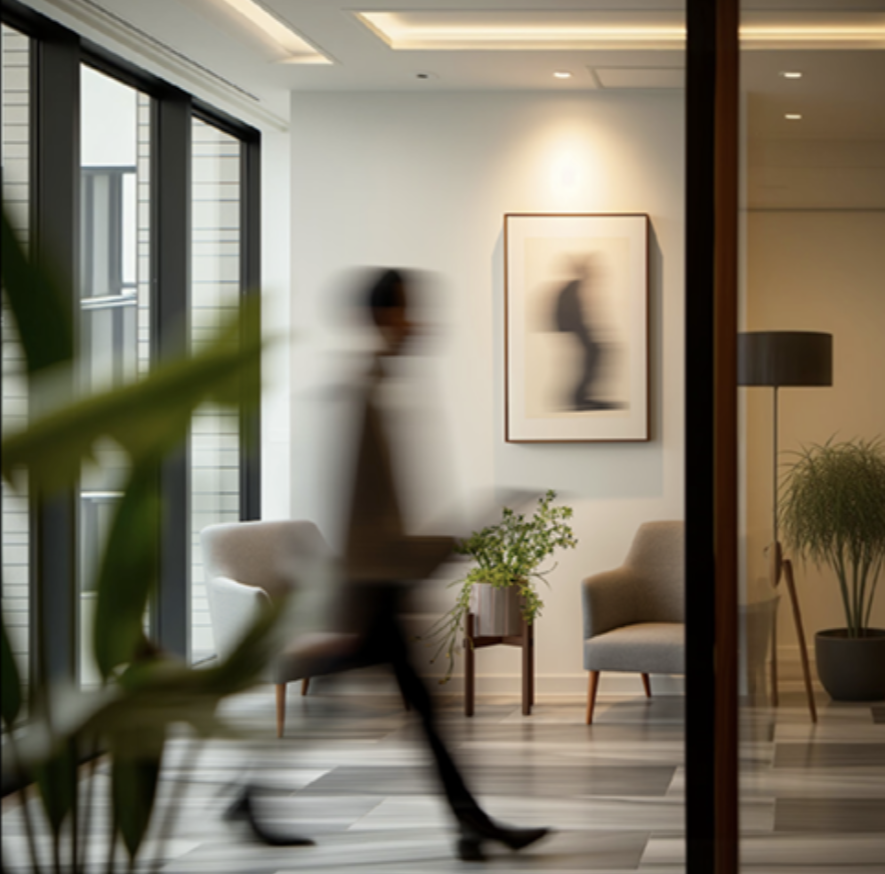
#> input picture src/media/eye-tracking/interior-reference.png, 885 x 874 px
$ python render-eye-heatmap.py
#> lines starting #> are read from the running program, lines starting #| are printed output that depends on the picture
"""Render an eight-second, seamless illustrative eye-tracking heatmap cover.

This is an art-directed animation, not a recording of measured participant gaze.
The original user-provided image is kept alongside the derived cover assets.
"""

from pathlib import Path
import math
import subprocess

import numpy as np
from PIL import Image, ImageDraw


ROOT = Path(__file__).resolve().parent.parent
MEDIA = ROOT / "src/media/eye-tracking"
SOURCE = MEDIA / "interior-reference.png"
OUTPUT = MEDIA / "attention-heatmap-loop.mp4"
POSTER = MEDIA / "attention-heatmap-poster.webp"

SIZE = 640
FPS = 24
SECONDS = 8
FRAMES = FPS * SECONDS

# Normalized gaze stations through the scene: framed art, figure, chair,
# plant, side table and window. Cubic easing gives small fixation pauses.
STATIONS = np.array(
    [
        [0.650, 0.385],
        [0.429, 0.455],
        [0.325, 0.680],
        [0.552, 0.618],
        [0.820, 0.515],
        [0.180, 0.310],
    ],
    dtype=np.float32,
)


# [6 lines left out: function center_at, not called in this run]


def prepare_source() -> np.ndarray:
    image = Image.open(SOURCE).convert("RGB")
    width, height = image.size
#> width = 885; height = 874
    crop = min(width, height)
#> crop = 874
    left = (width - crop) // 2
#> left = 5
    top = (height - crop) // 2
#> top = 0
    image = image.crop((left, top, left + crop, top + crop)).resize((SIZE, SIZE), Image.Resampling.LANCZOS)
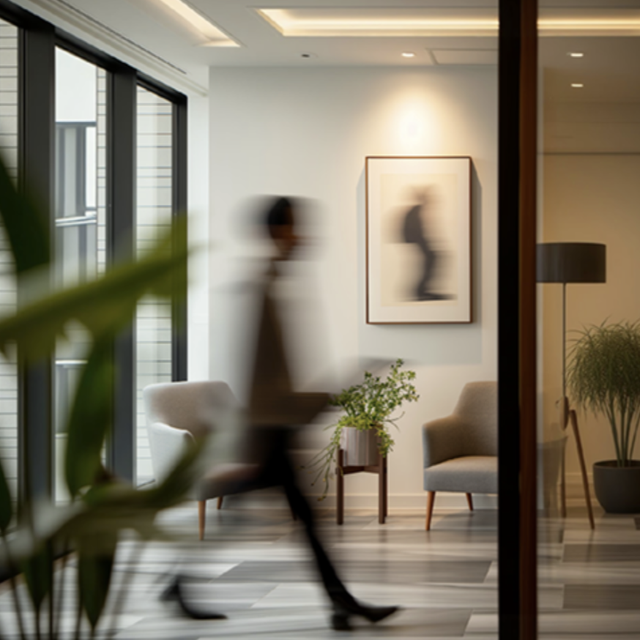
#> image: PIL image 640x640 RGB; mean R, G, B 126.9, 119.2, 102.3
    return np.asarray(image, dtype=np.float32)


# [41 lines left out: function render_frame, not called in this run]


def main() -> None:
    original = prepare_source()
    xx, yy = np.meshgrid(np.arange(SIZE, dtype=np.float32) / SIZE, np.arange(SIZE, dtype=np.float32) / SIZE)
    command = [
        "ffmpeg", "-y", "-loglevel", "error", "-f", "rawvideo", "-pix_fmt", "rgb24",
        "-s", f"{SIZE}x{SIZE}", "-r", str(FPS), "-i", "-", "-an", "-c:v", "libx264",
        "-preset", "medium", "-crf", "22", "-pix_fmt", "yuv420p", "-movflags", "+faststart", str(OUTPUT),
    ]
#> (the run stopped early here; a loop or call above may not have finished)

$ run again, with src/media/eye-tracking/attention-study.png copied over src/media/eye-tracking/interior-reference.png
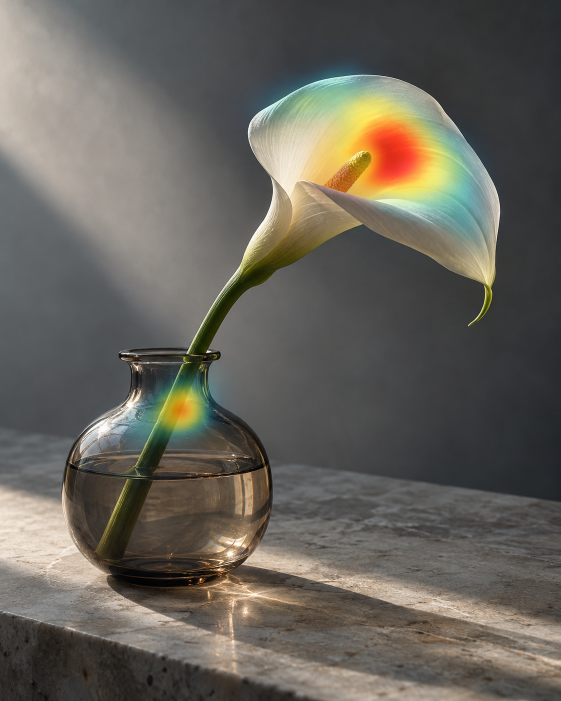
#> input picture src/media/eye-tracking/attention-study.png, 1122 x 1402 px (shown at 1/2 size)
#> in prepare_source, `image = image.crop((left, top, left + crop, top + crop)).resize((SIZE,..`:
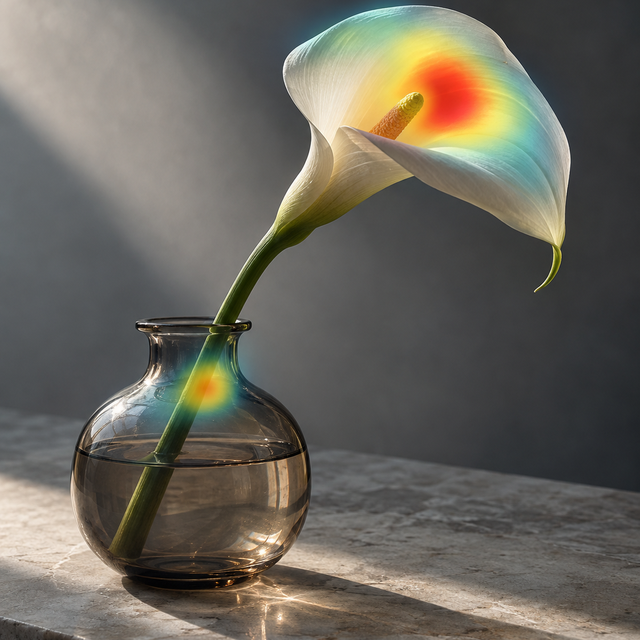
#> image: PIL image 640x640 RGB; mean R, G, B 105.8, 102.1, 93
